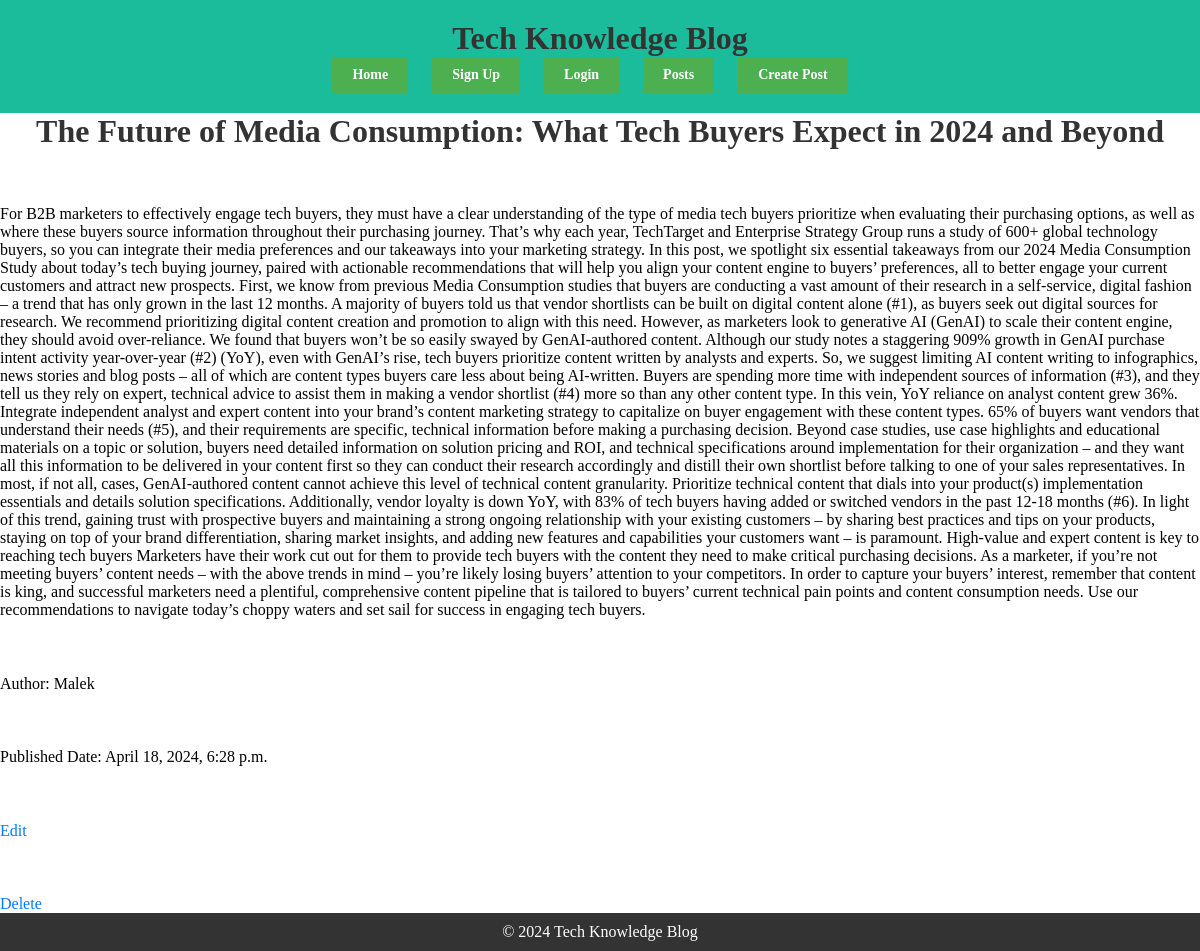
Page /posts/2/ on the committed database.
### blog/models.py (models this page shows, shortened)
class Post(models.Model):
    title = models.CharField(max_length=200)
    content = models.TextField()
    author = models.ForeignKey(User, on_delete=models.CASCADE)
    pub_date = models.DateTimeField(auto_now_add=True)

### blog/views.py (the view)
# urls.py: path('posts/<int:post_id>/', views.post_detail, name='post_detail'),
def post_detail(request, post_id):
    post = get_object_or_404(Post, pk=post_id)
    return render(request, 'blog/post_detail.html', {'post': post})

### blog/templates/blog/post_detail.html
{% extends "base.html" %}
{% load static %}
{% block content %}
<h1>{{ post.title }}</h1>
<p>{{ post.content }}</p>
<p>Author: {{ post.author }}</p>
<p>Published Date: {{ post.pub_date }}</p>
<a href="{% url 'post_update' pk=post.pk %}">Edit</a>
<a href="{% url 'post_delete' pk=post.pk %}">Delete</a>
{% endblock %}

### static/css/styles.css (style rules this page uses)
body, html { overflow-x: hidden; }
* { margin: 0; padding: 0; box-sizing: border-box; }
body, main { min-height: 100vh; display: flex; flex-direction: column; justify-content: space-between; }
h1, h2, h3, h4, h5, h6, p { margin: 0; }
h1 { text-align: center; color: #333; }
a { color: #007bff; text-decoration: none; }

### rows in the picture
Post: title "The Future of Media Consumption: What Tech Buyers Expect in 2024 and Beyond", content "For B2B marketers to effectively engage tech buyers, they must have a clear understanding of the type of media tech buyers prioritize when evaluating their purchasing options, as well as where these buyers source information throughout their purchasing journey. That’s why each year, TechTarget and Enterprise Strategy Group runs a study of 600+ global technology buyers, so you can integrate their media preferences and our takeaways into your marketing strategy. In this post, we spotlight six essential takeaways from our 2024 Media Consumption Study about today’s tech buying journey, paired with actionable recommendations that will help you align your content engine to buyers’ preferences,…", author "Malek", pub_date "April 18, 2024, 6:28 p.m."
